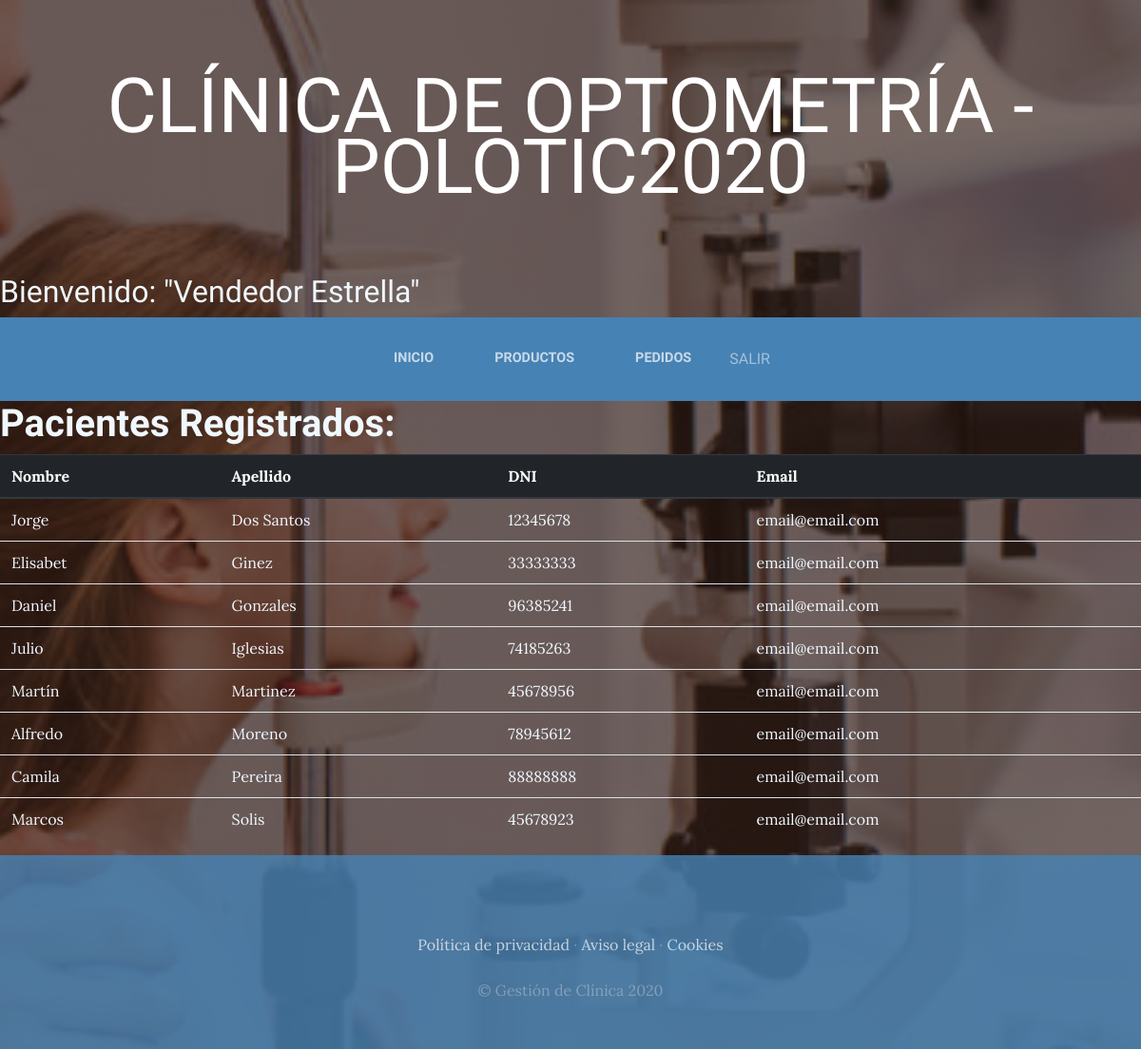
/patient/ (signed in), run on the app's committed database.
### Pacientes/models.py (models this page shows, shortened)
class Patients(models.Model):
    first_name = models.CharField(max_length=20)
    last_name = models.CharField(max_length=20)
    dni = models.CharField(max_length=8)
    email = models.EmailField()
    medical_history = models.TextField()
    created = models.DateTimeField(auto_now_add=True)
    edited = models.DateTimeField(auto_now=True)
    class Meta:
        ordering = ["last_name"]

### Pacientes/views.py (the view)
# urls.py: path('patient/', login_required(views.Patient_list.as_view()), name="patient"),
class Patient_list(ListView):
    model = Patients
    template_name = 'Pacientes/patients.html'
    context_object_name = 'patients'

### Pacientes/templatetags/user_tags.py (called while the page is built)
@register.filter('has_group')
def has_group(user, group_name):
    groups = user.groups.all().values_list('name', flat=True)
    return True if group_name in groups else False

### Pacientes/templates/Pacientes/patients.html (shortened to what this page needs)
{% extends "Pacientes/header.html" %}
{% load user_tags %}
{% block content %}
    <h1 style="color:aliceblue"><strong>Pacientes Registrados:</strong>
    </h1>
     <table class="table" style="color:aliceblue">
        {% if patients%}
        <thead class="thead-dark">
        <tr>
          <th>Nombre</th>
          <th>Apellido</th>
          <th>DNI</th>
          <th>Email</th>
        </tr>
      </thead>
        {% for patient in patients %}
        <tr>
          <td>{{patient.first_name}}</td>
          <td>{{patient.last_name}}</td>
          <td>{{patient.dni}}</td>
          <td>{{patient.email}}</td>
        </tr>
        {% endfor %}
        {% else %}
            <h2 style="color:aliceblue">No hay pacientes...</h2>
        {% endif %}
      </table>
{% endblock %}

### Pacientes/templates/Pacientes/header.html (shortened to what this page needs)
<html>
  <head>
      {% load static %}
      {% load user_tags %}
      <link href="{% static '/vendor/bootstrap/css/bootstrap.min.css' %}" rel="stylesheet">
      <link href="{% static '/css/patients.css' %}" rel="stylesheet">
  </head>
  <body>
      <h1 class="site-heading text-center text-white d-none d-lg-block">
          <span class="site-heading-lower">Clínica de Optometría - PoloTIC2020</span>
        </h1>
        <h2 style="color:aliceblue">
          <span class="site-heading-lower">Bienvenido: "{{user.first_name.title }} {{user.last_name.title }}"</span>
        </h2>
 <nav class="navbar navbar-expand-lg navbar-dark py-lg-4" id="mainNav">
    <div class="container">
      <div class="collapse navbar-collapse" id="navbarResponsive">
        <ul class="navbar-nav mx-auto">
          <li class="nav-item {% if request.path == 'index' %}active{% endif %} px-lg-4">
            <a class="nav-link text-uppercase text-expanded" href="{% url 'index' %}">Inicio</a>
          </li>
          {% if request.user|has_group:"VEN" or request.user|has_group:"GER"%}
          <li class="nav-item {% if request.path == 'product' %}active{% endif %} px-lg-4">
            <a class="nav-link text-uppercase text-expanded" href="{% url 'product' %}">Productos</a>
          </li>
          <li class="nav-item {% if request.path == 'order' %}active{% endif %} px-lg-4">
            <a class="nav-link text-uppercase text-expanded" href="{% url 'order' %}">Pedidos</a>
          </li>
          {% endif %}
          <li>
            <a class="nav-link text-uppercase text-expanded" href="{% url 'logout' %}">Salir</a>
          </li>
        </ul>
      </div>
    </div>
  </nav>
    {% block content %}
    {% endblock %}
      <footer class="footer text-faded text-center py-5">
        <div class="container">
          <p class="m-0 mbt">
            <a href="{% url 'default' %}" class="link">Política de privacidad</a> ·
            <a href="{% url 'default' %}" class="link">Aviso legal</a> ·
            <a href="{% url 'default' %}" class="link">Cookies</a>
      </p>
          <p class="m-0 mbt1">&copy; Gestión de Clínica 2020</p>
        </div>
    </footer>
  </body>
  </html>

### static/css/patients.css (style rules this page uses)
body { font-family: 'Lora'; background: linear-gradient(rgba(47, 23, 15, 0.65), rgba(47, 23, 15, 0.65)), url("../img/bg_main.jpg"); background-attachment: fixed; background-position: center; background-size: cover; }
h1, h2, h3, h4, h5, h6 { font-family: 'Raleway'; }
p { line-height: 1.75; }
.text-faded { color: rgba(255, 255, 255, 0.3); }
.site-heading { margin-top: 5rem; margin-bottom: 5rem; text-transform: uppercase; line-height: 1; font-family: 'Raleway'; }
.site-heading .site-heading-lower { font-size: 5rem; font-weight: 100; line-height: 4rem; }
#mainNav { background-color: rgba(70, 130, 180); font-family: 'Raleway'; }
#mainNav .navbar-nav .nav-item .nav-link { color: rgba(255, 255, 255, 0.7); font-weight: 800; }
@media (min-width: 992px) { #mainNav .navbar-nav .nav-item .nav-link { font-size: 0.9rem; } }
.footer { background-color: rgba(70, 130, 180, 0.8); }
.mbt { padding-top: 2rem; }
.mbt1 { padding-top: 1.25rem; }
a.link { color: rgba(255, 255, 255, 0.7); }

### data on the page
Patients: first_name "Jorge", last_name "Dos Santos", dni "12345678", email "email@email.com"
Patients: first_name "Elisabet", last_name "Ginez", dni "33333333", email "email@email.com"
Patients: first_name "Daniel", last_name "Gonzales", dni "96385241", email "email@email.com"
Patients: first_name "Julio", last_name "Iglesias", dni "74185263", email "email@email.com"
Patients: first_name "Martín", last_name "Martinez", dni "45678956", email "email@email.com"
Patients: first_name "Alfredo", last_name "Moreno", dni "78945612", email "email@email.com"
Patients: first_name "Camila", last_name "Pereira", dni "88888888", email "email@email.com"
Patients: first_name "Marcos", last_name "Solis", dni "45678923", email "email@email.com"

### other printed values
{{ user.first_name.title }} "Vendedor"
{{ user.last_name.title }} "Estrella"
